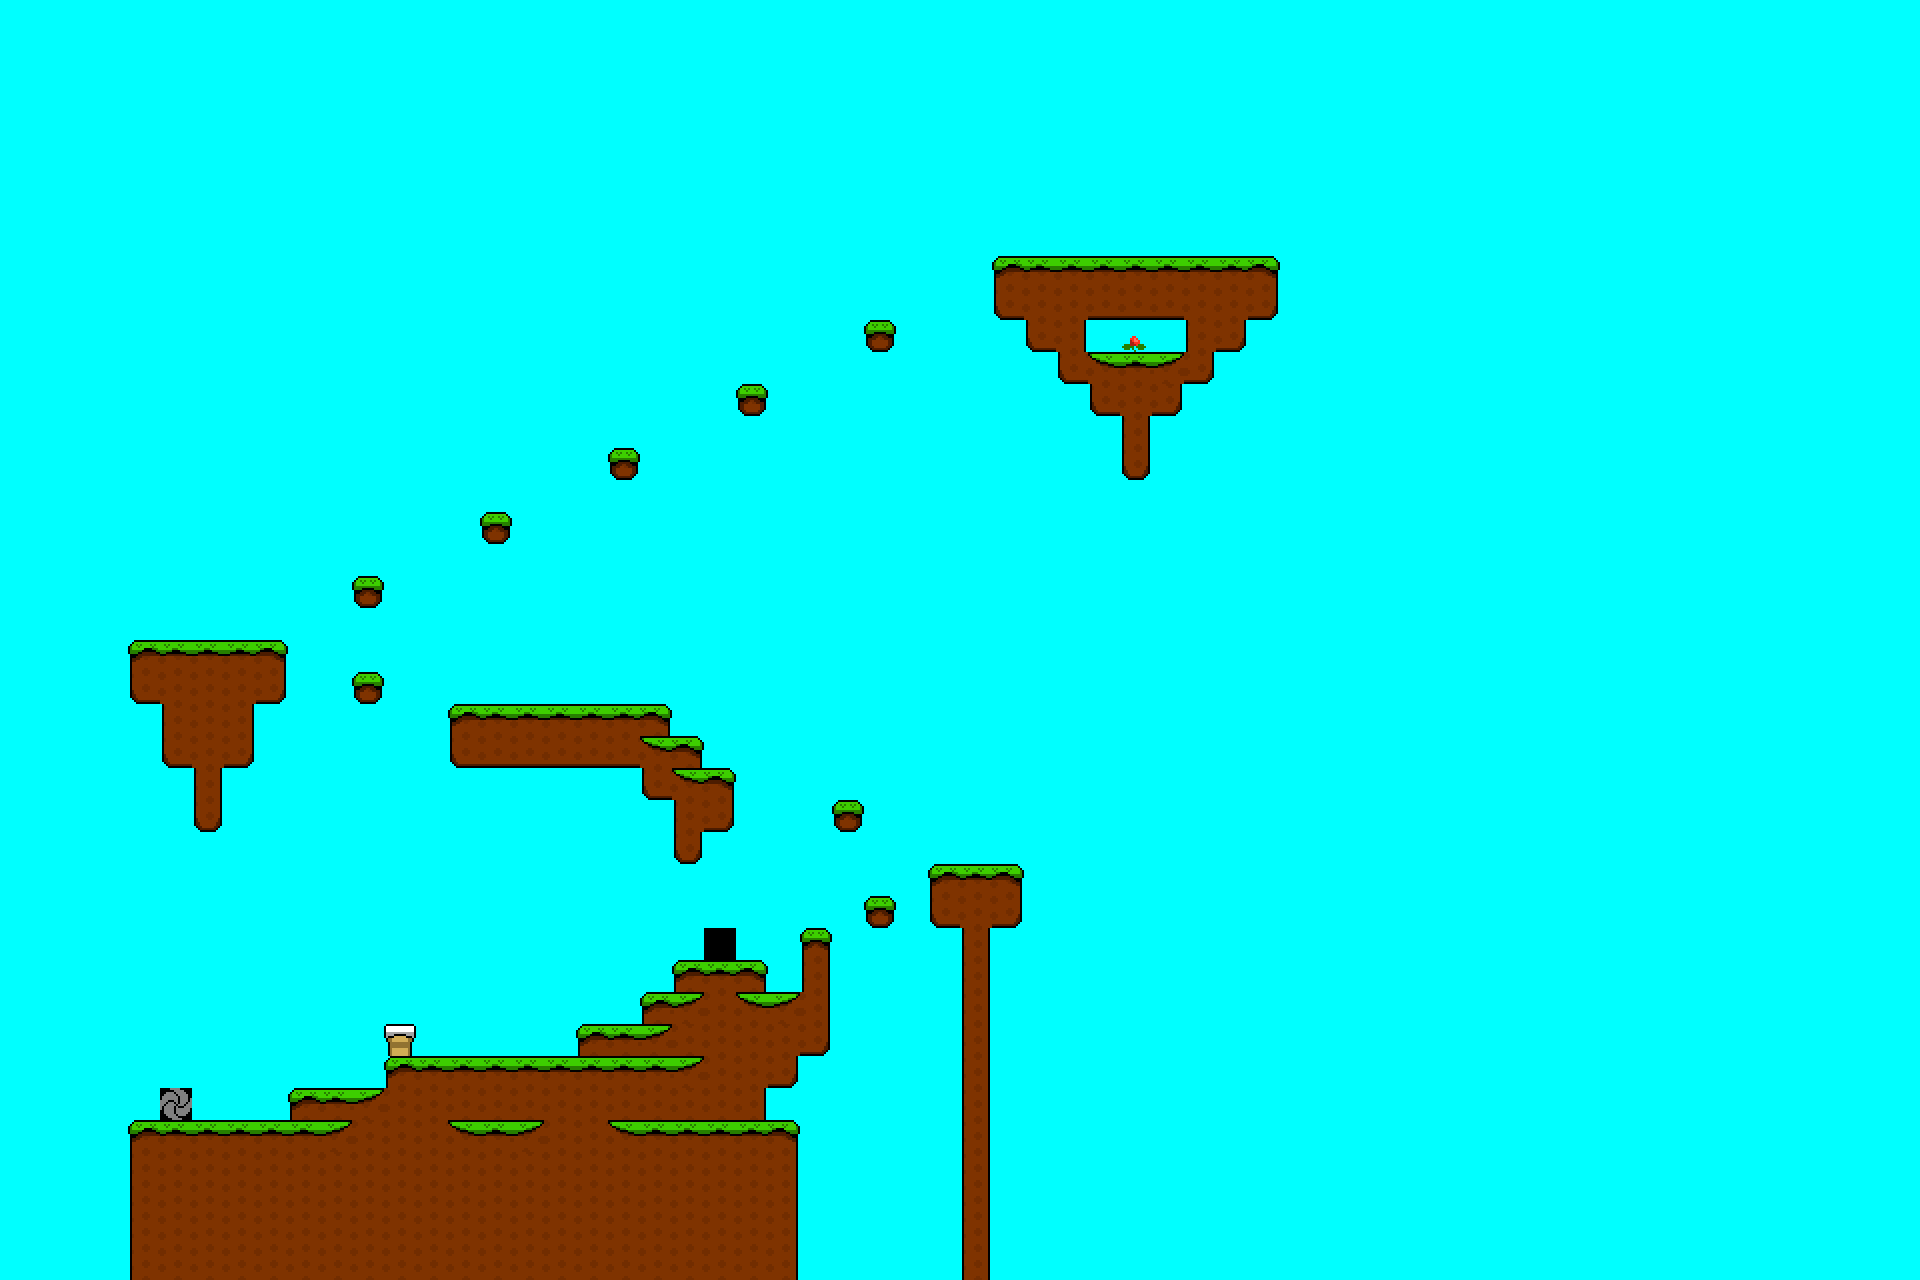

A 2D game scene composited from a Tiled map and its tileset images. What follows is a short description and the map's XML, with each tile layer's data collapsed to a summary:
An orthogonal 60x40 tile map with 32x32 px tiles, 2 tile layers (Tile Layer 1, Tile Layer 2) and 7 objects.

<map version="1.0" orientation="orthogonal" renderorder="right-down" width="60" height="40" tilewidth="32" tileheight="32" nextobjectid="11">
 <tileset firstgid="1" name="World1Tiles" tilewidth="32" tileheight="32" tilecount="135">
  <image source="../sprites/World1Tiles.png" width="480" height="288" />
 </tileset>
 <layer name="Tile Layer 1" width="60" height="40">
  <data>[2400 cells, 2399 non-empty, 19 distinct tile ids]</data>
 </layer>
 <layer name="Tile Layer 2" width="60" height="40">
  <data>[2400 cells, 1 non-empty, 1 distinct tile ids]</data>
 </layer>
 <objectgroup name="Object Layer 1">
  <object id="1" gid="2" x="480" y="1056" width="32" height="32">
   <properties>
    <property name="map" value="Stage1-10" />
    <property name="type" value="portal" />
   </properties>
  </object>
  <object id="2" gid="2" x="960" y="864" width="32" height="32">
   <properties>
    <property name="map" value="Stage1-20" />
    <property name="type" value="portal" />
   </properties>
  </object>
  <object id="3" gid="2" x="160" y="1120" width="32" height="32">
   <properties>
    <property name="map" value="Stage1-7" />
    <property name="type" value="portal" />
   </properties>
  </object>
  <object id="4" gid="2" x="544" y="704" width="32" height="32">
   <properties>
    <property name="map" value="Stage1-30" />
    <property name="type" value="portal" />
   </properties>
  </object>
  <object id="5" gid="2" x="192" y="640" width="32" height="32">
   <properties>
    <property name="map" value="Stage1-40" />
    <property name="type" value="portal" />
   </properties>
  </object>
  <object id="8" gid="2" x="1120" y="256" width="32" height="32">
   <properties>
    <property name="map" value="Stage1-51" />
    <property name="type" value="portal" />
   </properties>
  </object>
  <object id="10" gid="2" x="224" y="1120" width="32" height="32">
   <properties>
    <property name="map" value="Stage1-8" />
    <property name="type" value="portal" />
   </properties>
  </object>
 </objectgroup>
</map>
